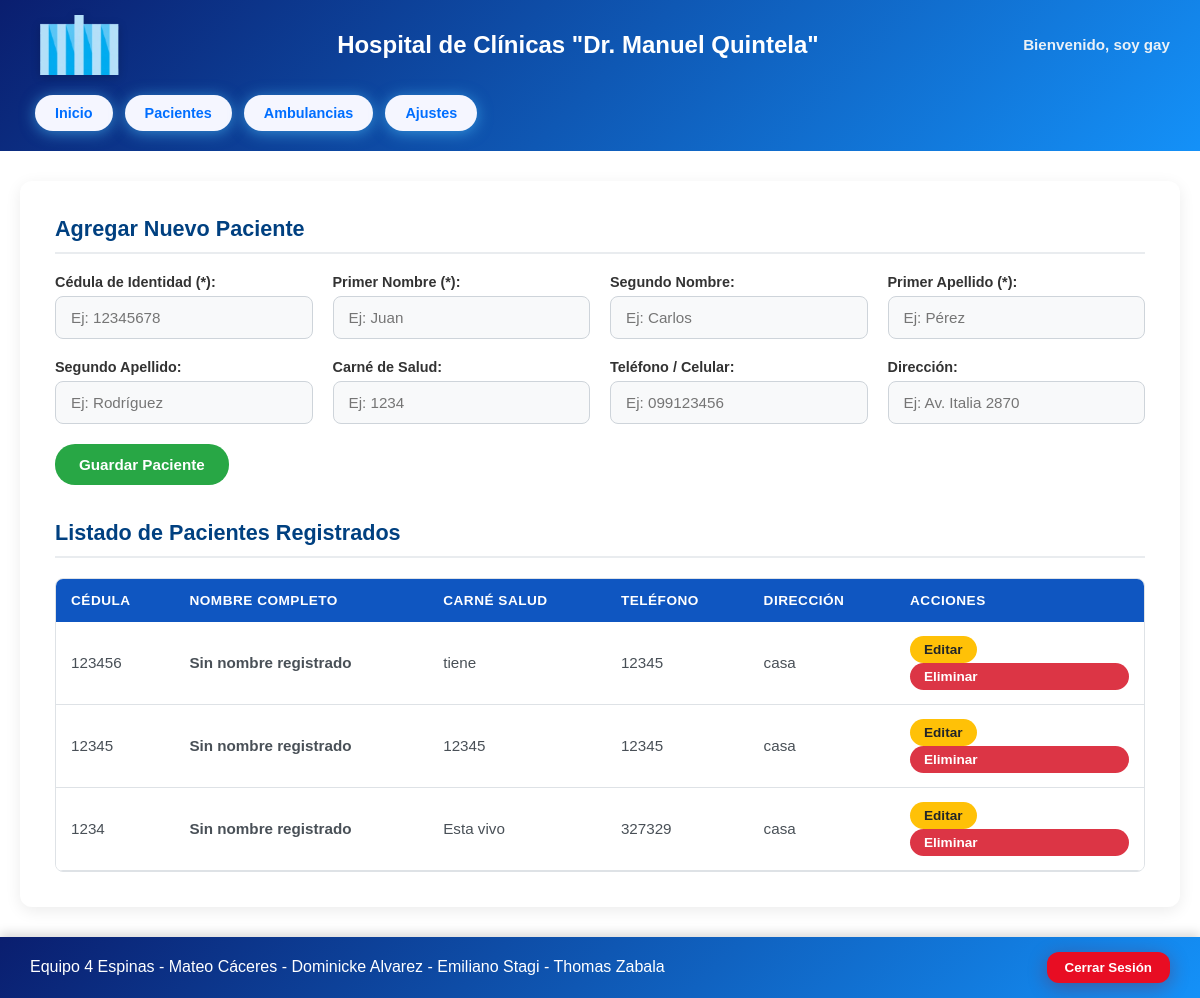
Page /pages/administracion-pacientes.php (signed in) on the committed database.
### tables this page shows
CREATE TABLE `persona` (
  `cedula` varchar(20) NOT NULL,
  `primer_nombre` varchar(50) DEFAULT NULL,
  `segundo_nombre` varchar(50) DEFAULT NULL,
  `primer_apellido` varchar(50) DEFAULT NULL,
  `segundo_apellido` varchar(50) DEFAULT NULL,
  `carne_de_salud` varchar(30) DEFAULT NULL,
  `numero_de_telefono` varchar(12) DEFAULT NULL,
  `direccion` varchar(70) DEFAULT NULL
);

### pages/administracion-pacientes.php (the view, shortened to what this page needs)
<?php
require_once __DIR__ . '/../php/conexion.php';
$sql = "SELECT * FROM persona ORDER BY cedula DESC";
$resultado = $con->query($sql);
?>
<!DOCTYPE html>
<html lang="es">
<head>
    <link rel="stylesheet" href="../css/elementosC.css">
    <link rel="stylesheet" href="../css/admin_pacientes.css">
</head>
<body class="bodyguia">
    <header class="Headerguia">
        <img src="../fotos-videos/logor.png" alt="Logo del hospital" class="logo">
        <h1>Hospital de Clínicas "Dr. Manuel Quintela"</h1>
        <p>Bienvenido, <?php echo htmlspecialchars($_SESSION['usuario_nombre']); ?></p>
        <nav class="navguia">
            <a href="../pages/guia.php">Inicio</a>
            <a href="../pages/tratamientos.php">Pacientes</a>
            <a href="../pages/traslados.php">Ambulancias</a>
            <a href="../pages/ajustes.php">Ajustes</a>
        </nav>
    </header>
    <main class="maingui">
        <section class="sectionguia contenedor-admin-pacientes">
            <h2 id="tituloForm" class="titulo-seccion">Agregar Nuevo Paciente</h2>
            <form action="../php/crud_paciente.php" method="POST" id="formPaciente">
                <div class="grid-form-pacientes">
                    <div>
                        <label for="cedula"><strong>Cédula de Identidad (*):</strong></label>
                        <input type="text" id="cedula" name="cedula" required placeholder="Ej: 12345678" class="input-form">
                    </div>
                    <div>
                        <label for="primer_nombre"><strong>Primer Nombre (*):</strong></label>
                        <input type="text" id="primer_nombre" name="primer_nombre" required placeholder="Ej: Juan" class="input-form">
                    </div>
                    <div>
                        <label for="segundo_nombre"><strong>Segundo Nombre:</strong></label>
                        <input type="text" id="segundo_nombre" name="segundo_nombre" placeholder="Ej: Carlos" class="input-form">
                    </div>
                    <div>
                        <label for="primer_apellido"><strong>Primer Apellido (*):</strong></label>
                        <input type="text" id="primer_apellido" name="primer_apellido" required placeholder="Ej: Pérez" class="input-form">
                    </div>
                    <div>
                        <label for="segundo_apellido"><strong>Segundo Apellido:</strong></label>
                        <input type="text" id="segundo_apellido" name="segundo_apellido" placeholder="Ej: Rodríguez" class="input-form">
                    </div>
                    <div>
                        <label for="carne_de_salud"><strong>Carné de Salud:</strong></label>
                        <input type="text" id="carne_de_salud" name="carne_de_salud" placeholder="Ej: 1234" class="input-form">
                    </div>
                    <div>
                        <label for="numero_de_telefono"><strong>Teléfono / Celular:</strong></label>
                        <input type="text" id="numero_de_telefono" name="numero_de_telefono" placeholder="Ej: 099123456" class="input-form">
                    </div>
                    <div>
                        <label for="direccion"><strong>Dirección:</strong></label>
                        <input type="text" id="direccion" name="direccion" placeholder="Ej: Av. Italia 2870" class="input-form">
                    </div>
                </div>
                <div class="contenedor-botones">
                    <button type="submit" id="btnSubmit">Guardar Paciente</button>
                </div>
            </form>
            <h2 class="titulo-seccion">Listado de Pacientes Registrados</h2>
            <div class="overflow-tabla">
                <table class="tabla-pacientes-admin">
                    <thead>
                        <tr>
                            <th>Cédula</th>
                            <th>Nombre Completo</th>
                            <th>Carné Salud</th>
                            <th>Teléfono</th>
                            <th>Dirección</th>
                            <th>Acciones</th>
                        </tr>
                    </thead>
                    <tbody>
                        <?php if ($resultado && $resultado->num_rows > 0): ?>
                            <?php while ($row = $resultado->fetch_assoc()): ?>
                                <?php
                                    $nombre_completo = trim(($row['primer_nombre'] ?? '') . ' ' . ($row['segundo_nombre'] ?? '') . ' ' . ($row['primer_apellido'] ?? '') . ' ' . ($row['segundo_apellido'] ?? ''));
                                    if (empty($nombre_completo)) $nombre_completo = 'Sin nombre registrado';
                                ?>
                                <tr>
                                    <td><?php echo htmlspecialchars($row['cedula']); ?></td>
                                    <td><strong><?php echo htmlspecialchars($nombre_completo); ?></strong></td>
                                    <td><?php echo htmlspecialchars($row['carne_de_salud'] ?? ''); ?></td>
                                    <td><?php echo htmlspecialchars($row['numero_de_telefono'] ?? ''); ?></td>
                                    <td><?php echo htmlspecialchars($row['direccion'] ?? ''); ?></td>
                                    <td>
                                        <button type="button" class="btn-tabla-editar" data-paciente='<?php echo htmlspecialchars(json_encode($row), ENT_QUOTES, 'UTF-8'); ?>'>Editar</button>
                                        <a href="../php/crud_paciente.php?accion=eliminar&cedula=<?php echo urlencode($row['cedula']); ?>" class="btn-tabla-eliminar link-eliminar-confirmar">Eliminar</a>
                                    </td>
                                </tr>
                            <?php endwhile; ?>
                        <?php else: ?>
                            <tr>
                                <td colspan="6" class="td-vacio">No hay pacientes registrados.</td>
                            </tr>
                        <?php endif; ?>
                    </tbody>
                </table>
            </div>
        </section>
    </main>
        <footer class="footerguia">
        <p>Equipo 4 Espinas - Mateo Cáceres - Dominicke Alvarez - Emiliano Stagi - Thomas Zabala</p>
        <button class="logout"><a href="../php/logout.php">Cerrar Sesión</a></button>
    </footer>
</body>
</html>

### css/elementosC.css (style rules this page uses)
* { box-sizing: border-box; margin: 0; padding: 0; }
.bodyguia { font-family: Arial, sans-serif; display: flex; flex-direction: column; min-height: 100vh; }
a { text-decoration: none; color: inherit; display: inline-block; width: 100%; height: 100%; }
.Headerguia { display: flex; align-items: center; justify-content: space-between; padding: 15px 30px; background: linear-gradient(135deg, #0a1e6f, #1491f8); color: #ffffff; position: relative; z-index: 10; gap: 15px; flex-wrap: wrap; }
.Headerguia .logo { max-height: 60px; width: auto; object-fit: contain; filter: drop-shadow(0 2px 4px rgba(0, 0, 0, 0.2)); }
.Headerguia h1 { font-size: 1.5rem; text-align: center; color: #ffffff; }
.Headerguia p { font-weight: bold; font-size: 0.95rem; color: #eaf1f7; }
.navguia { display: flex; gap: 12px; padding: 5px; }
.navguia a { border: none; background-color: #f5f6ff; color: #006eff; font-weight: bold; border-radius: 20px; padding: 10px 20px; font-size: 0.9rem; text-align: center; box-shadow: 0 2px 15px rgba(78, 196, 255, 0.594); transition: all 0.3s ease; }
.footerguia { border: none; padding: 15px 30px; display: flex; justify-content: space-between; align-items: center; background: linear-gradient(135deg, #0a1e6f, #1491f8); color: #ffffff; box-shadow: 0 -4px 10px rgba(0, 0, 0, 0.15); position: relative; z-index: 10; }
.logout { border: none; border-radius: 12px; padding: 8px 18px; background-color: #e80d23; color: #ffffff; font-weight: bold; cursor: pointer; box-shadow: 0 4px 20px rgba(153, 0, 0, 0.332); transition: all 0.3s ease; }

### css/admin_pacientes.css (style rules this page uses)
.maingui { max-width: 1200px; width: 100%; margin: 0 auto; padding: 30px 20px; display: flex; flex-direction: column; flex: 1; box-sizing: border-box; }
.sectionguia.contenedor-admin-pacientes { background-color: #ffffff; border-radius: 12px; box-shadow: 0 4px 16px rgba(0, 0, 0, 0.08); padding: 35px; box-sizing: border-box; display: block; }
.titulo-seccion { color: #004080; font-size: 1.35rem; margin-top: 25px; margin-bottom: 20px; border-bottom: 2px solid #e9ecef; padding-bottom: 10px; }
.titulo-seccion:first-of-type { margin-top: 0; }
.grid-form-pacientes { display: grid; grid-template-columns: repeat(auto-fit, minmax(240px, 1fr)); gap: 20px; margin-bottom: 20px; }
.grid-form-pacientes > div { display: flex; flex-direction: column; gap: 6px; }
.grid-form-pacientes label { font-size: 0.9rem; color: #333333; }
.input-form { width: 100%; padding: 12px 15px; border-radius: 8px; border: 1px solid #ced4da; background-color: #f8f9fa; color: #495057; font-size: 0.95rem; box-sizing: border-box; transition: border-color 0.3s ease, box-shadow 0.3s ease, background-color 0.3s ease; }
.contenedor-botones { display: flex; gap: 12px; margin-bottom: 35px; align-items: center; }
#btnSubmit { background-color: #28a745 !important; color: #ffffff !important; border: none !important; padding: 12px 24px !important; border-radius: 20px !important; cursor: pointer; font-weight: bold; font-size: 0.95rem; box-shadow: none !important; background-image: none !important; transition: background-color 0.3s ease; }
.overflow-tabla { overflow-x: auto; border-radius: 8px; border: 1px solid #dee2e6; margin-top: 15px; }
.tabla-pacientes-admin { width: 100%; border-collapse: collapse; background: #ffffff; font-size: 0.95rem; }
.tabla-pacientes-admin th { background-color: #0f56c1 !important; color: #ffffff !important; padding: 14px 15px; text-align: left; font-weight: bold; font-size: 0.85rem; text-transform: uppercase; letter-spacing: 0.5px; border: none !important; }
.tabla-pacientes-admin td { padding: 14px 15px; border-bottom: 1px solid #dee2e6; border-right: none; border-left: none; color: #495057; vertical-align: middle; }
.tabla-pacientes-admin tbody tr { transition: background-color 0.2s ease; }
.btn-tabla-editar { background-color: #ffc107 !important; color: #212529 !important; border: none !important; padding: 6px 14px !important; border-radius: 20px !important; cursor: pointer; font-weight: bold; font-size: 0.85rem; box-shadow: none !important; background-image: none !important; margin-right: 6px; transition: background-color 0.3s ease; }
.btn-tabla-eliminar { background-color: #dc3545 !important; color: #ffffff !important; padding: 6px 14px !important; border: none !important; border-radius: 20px !important; text-decoration: none !important; font-weight: bold; font-size: 0.85rem; display: inline-block; box-shadow: none !important; background-image: none !important; transition: background-color 0.3s ease; }

### rows in the picture
persona: cedula "123456", nombre_completo "Sin nombre registrado", carne_de_salud "tiene", numero_de_telefono "12345", direccion "casa"
persona: cedula "12345", nombre_completo "Sin nombre registrado", carne_de_salud "12345", numero_de_telefono "12345", direccion "casa"
persona: cedula "1234", nombre_completo "Sin nombre registrado", carne_de_salud "Esta vivo", numero_de_telefono "327329", direccion "casa"

### other values in the picture
$_SESSION['usuario_nombre'] "soy gay"
